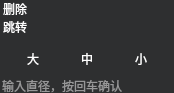
<?xml version="1.0" encoding="UTF-8"?>
<ui version="4.0">
 <class>VesselPanel</class>
 <widget class="QWidget" name="VesselPanel">
  <property name="geometry">
   <rect>
    <x>0</x>
    <y>0</y>
    <width>174</width>
    <height>84</height>
   </rect>
  </property>
  <property name="windowTitle">
   <string>Form</string>
  </property>
  <property name="styleSheet">
   <string notr="true">border:0px transparent solid;background-color:rgb(46,47,48);color:white;</string>
  </property>
  <layout class="QVBoxLayout" name="verticalLayout" stretch="1,1,1">
   <property name="spacing">
    <number>0</number>
   </property>
   <property name="leftMargin">
    <number>0</number>
   </property>
   <property name="topMargin">
    <number>0</number>
   </property>
   <property name="rightMargin">
    <number>0</number>
   </property>
   <property name="bottomMargin">
    <number>0</number>
   </property>
   <item>
    <widget class="QListWidget" name="listWidget">
     <property name="sizePolicy">
      <sizepolicy hsizetype="Expanding" vsizetype="Preferred">
       <horstretch>0</horstretch>
       <verstretch>0</verstretch>
      </sizepolicy>
     </property>
     <property name="maximumSize">
      <size>
       <width>16777215</width>
       <height>41</height>
      </size>
     </property>
     <property name="verticalScrollBarPolicy">
      <enum>Qt::ScrollBarAlwaysOff</enum>
     </property>
     <property name="horizontalScrollBarPolicy">
      <enum>Qt::ScrollBarAlwaysOff</enum>
     </property>
     <item>
      <property name="text">
       <string>删除</string>
      </property>
     </item>
     <item>
      <property name="text">
       <string>跳转</string>
      </property>
     </item>
    </widget>
   </item>
   <item>
    <widget class="QWidget" name="vesselSize" native="true">
     <layout class="QHBoxLayout" name="horizontalLayout" stretch="1,1,1">
      <item>
       <widget class="QPushButton" name="largeVessel">
        <property name="sizePolicy">
         <sizepolicy hsizetype="Preferred" vsizetype="Preferred">
          <horstretch>0</horstretch>
          <verstretch>0</verstretch>
         </sizepolicy>
        </property>
        <property name="maximumSize">
         <size>
          <width>16777215</width>
          <height>16777215</height>
         </size>
        </property>
        <property name="toolTip">
         <string>大血管直径100um</string>
        </property>
        <property name="styleSheet">
         <string notr="true">QPushButton:hover{background-color:rgb(0, 187, 163);}</string>
        </property>
        <property name="text">
         <string>大</string>
        </property>
       </widget>
      </item>
      <item>
       <widget class="QPushButton" name="middleVessel">
        <property name="sizePolicy">
         <sizepolicy hsizetype="Preferred" vsizetype="Preferred">
          <horstretch>0</horstretch>
          <verstretch>0</verstretch>
         </sizepolicy>
        </property>
        <property name="maximumSize">
         <size>
          <width>16777215</width>
          <height>16777215</height>
         </size>
        </property>
        <property name="toolTip">
         <string>中血管直径50um</string>
        </property>
        <property name="styleSheet">
         <string notr="true">QPushButton:hover{background-color:rgb(0, 187, 163);}</string>
        </property>
        <property name="text">
         <string>中</string>
        </property>
       </widget>
      </item>
      <item>
       <widget class="QPushButton" name="smallVessel">
        <property name="sizePolicy">
         <sizepolicy hsizetype="Preferred" vsizetype="Preferred">
          <horstretch>0</horstretch>
          <verstretch>0</verstretch>
         </sizepolicy>
        </property>
        <property name="maximumSize">
         <size>
          <width>16777215</width>
          <height>16777215</height>
         </size>
        </property>
        <property name="toolTip">
         <string>小血管直径20um</string>
        </property>
        <property name="styleSheet">
         <string notr="true">QPushButton:hover{background-color:rgb(0, 187, 163);}</string>
        </property>
        <property name="text">
         <string>小</string>
        </property>
       </widget>
      </item>
     </layout>
    </widget>
   </item>
   <item>
    <widget class="QLineEdit" name="vessleEdit">
     <property name="sizePolicy">
      <sizepolicy hsizetype="Preferred" vsizetype="Preferred">
       <horstretch>0</horstretch>
       <verstretch>0</verstretch>
      </sizepolicy>
     </property>
     <property name="placeholderText">
      <string>输入直径，按回车确认</string>
     </property>
    </widget>
   </item>
  </layout>
 </widget>
 <resources/>
 <connections/>
</ui>
